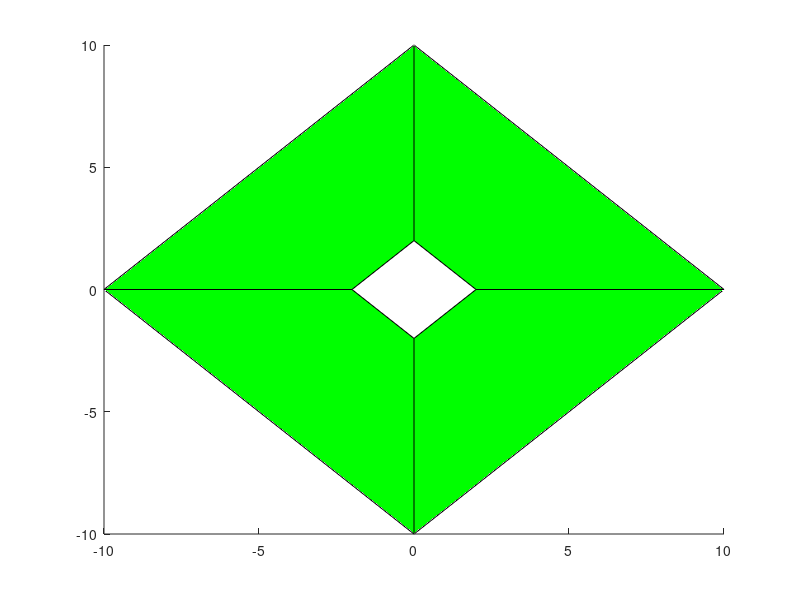

MATLAB code to generate this figure:
%final project

[xtable, ytable, ztable] = cylinder([10 2], 4);

table(1) = surface(xtable, ytable, ztable, 'FaceColor', 'g');